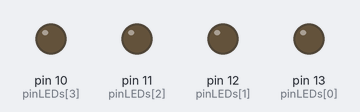
Recording of a program running on a simulated Arduino Uno, built with avr-gcc and run on an emulated ATmega328P. Shown: output pins drawn as LEDs (lit = HIGH).

Above: at 0.1 s.
At 5.1 s:
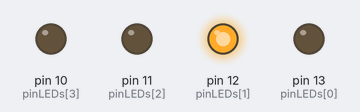
At 9.1 s:
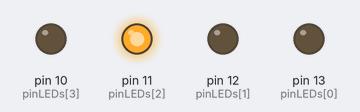
At 19.1 s:
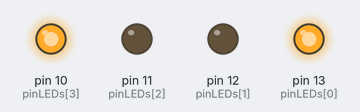
At 29.1 s:
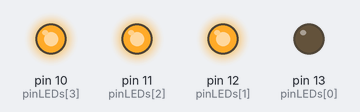
At 39.1 s:
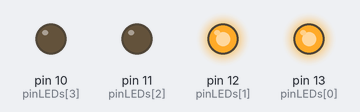
Timing chart, 0 to 40.0 s (numbered marks = the images above):
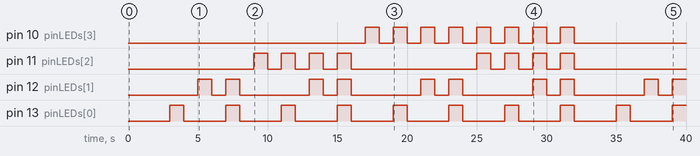

The program:

main.cpp
```cpp
#include <Arduino.h>

// 3. Contador Binário

const int pinLEDs[] = {13, 12, 11, 10};
const int numLEDs = 4;

void setup() {
  for (int i = 0; i < numLEDs; i++) {
    pinMode(pinLEDs[i], OUTPUT);
  }
}

void loop() {
  for (int i = 0; i < 16; i++) {
    // Apaga todos os LEDs antes de exibir o novo número
    for (int j = 0; j < numLEDs; j++) {
      digitalWrite(pinLEDs[j], LOW);
    }
    // reboot
    delay(1000);

    digitalWrite(pinLEDs[0], (i & 1) ? HIGH : LOW);
    digitalWrite(pinLEDs[1], (i & 2) ? HIGH : LOW);
    digitalWrite(pinLEDs[2], (i & 4) ? HIGH : LOW);
    digitalWrite(pinLEDs[3], (i & 8) ? HIGH : LOW);

    delay(1000);
  }
}

//-------------------------
// Modelo inicial básico

// void setup() {
//   pinMode(10, OUTPUT);
//   pinMode(11, OUTPUT);
//   pinMode(12, OUTPUT);
//   pinMode(13, OUTPUT);

// }

// void loop() {
//   //0000
//   digitalWrite(13, LOW);
//   digitalWrite(12, LOW);
//   digitalWrite(11, LOW);
//   digitalWrite(10, LOW);
//   delay(1000);

//   //0001
//   digitalWrite(10, HIGH);
//   delay(1000);

//   //0010
//     digitalWrite(10, LOW);
//     delay(1000);
//   digitalWrite(11, HIGH);
//   delay(1000);

//   //0011
//   	digitalWrite(11, LOW);
//   	delay(1000);
//   digitalWrite(11, HIGH);
//   digitalWrite(10, HIGH);
//   delay(1000);

//   //0100
//     digitalWrite(11, LOW);
//   	digitalWrite(10, LOW);
//   	delay(1000);
//   digitalWrite(12, HIGH);
//   delay(1000);

//   //0101
//     digitalWrite(12, LOW);
//     delay(1000);
//   digitalWrite(12, HIGH);
//   digitalWrite(10, HIGH);
//   delay(1000);

//   //0110
//     digitalWrite(12, LOW);
//     digitalWrite(10, LOW);
//     delay(1000);
//   digitalWrite(12, HIGH);
//   digitalWrite(11, HIGH);
//   delay(1000);

//   //0111
//     digitalWrite(12, LOW);
//     digitalWrite(11, LOW);
//     delay(1000);
//   digitalWrite(12, HIGH);
//   digitalWrite(11, HIGH);
//   digitalWrite(10, HIGH);
//   delay(1000);

//   //1000
//     digitalWrite(12, LOW);
//     digitalWrite(11, LOW);
//     digitalWrite(10, LOW);
//     delay(1000);
//   digitalWrite(13, HIGH);
//   delay(1000);

//   //1001
//   	digitalWrite(13, LOW);
//   	delay(1000);
//   digitalWrite(13, HIGH);
//   digitalWrite(10, HIGH);
//   delay(1000);

//   //1010
//   	digitalWrite(13, LOW);
//   	digitalWrite(10, LOW);
//   	delay(1000);
//   digitalWrite(13, HIGH);
//   digitalWrite(11, HIGH);
//   delay(1000);

//   //1011
//   	digitalWrite(13, LOW);
//   	digitalWrite(11, LOW);
//   	delay(1000);
//   digitalWrite(13, HIGH);
//   digitalWrite(11, HIGH);
//   digitalWrite(10, HIGH);
//   delay(1000);

//   //1100
//   	digitalWrite(13, LOW);
//   	digitalWrite(11, LOW);
//   	digitalWrite(10, LOW);
//   	delay(1000);
//   digitalWrite(13, HIGH);
//   digitalWrite(12, HIGH);
//   delay(1000);


//   //1101
//   	digitalWrite(13, LOW);
//   	digitalWrite(12, LOW);
//   	delay(1000);
//   digitalWrite(13, HIGH);
//   digitalWrite(12, HIGH);
//   digitalWrite(10, HIGH);
//   delay(1000);

//   //1110
//   	digitalWrite(13, LOW);
//   	digitalWrite(12, LOW);
//   	digitalWrite(10, LOW);
//   	delay(1000);
//   digitalWrite(13, HIGH);
//   digitalWrite(12, HIGH);
//   digitalWrite(11, HIGH);
//   delay(1000);

//   //1111
//   	digitalWrite(13, LOW);
//   	digitalWrite(12, LOW);
//   	digitalWrite(11, LOW);
//   	delay(1000);
//   digitalWrite(13, HIGH);
//   digitalWrite(12, HIGH);
//   digitalWrite(11, HIGH);
//   digitalWrite(10, HIGH);
//   delay(1000);

// }
```

Measured:
- by itself, pin 10 (pinLEDs[3]): LOW → HIGH at 17.0 s, → LOW 1.0 s later, → HIGH 1.0 s later, → LOW 1.0 s later, … (16 changes in this stretch)
- by itself, pin 11 (pinLEDs[2]): goes 3 × (HIGH 1.0 s, LOW 1.0 s), HIGH 1.0 s, LOW 9.0 s, 3 × (HIGH 1.0 s, LOW 1.0 s), HIGH 1.0 s, then LOW
- by itself, pin 12 (pinLEDs[1]): repeats every 8.0 s: LOW 1.0 s, HIGH 1.0 s, LOW 5.0 s, HIGH 1.0 s
- by itself, pin 13 (pinLEDs[0]): alternates HIGH for 1.0 s and LOW for 3.0 s
